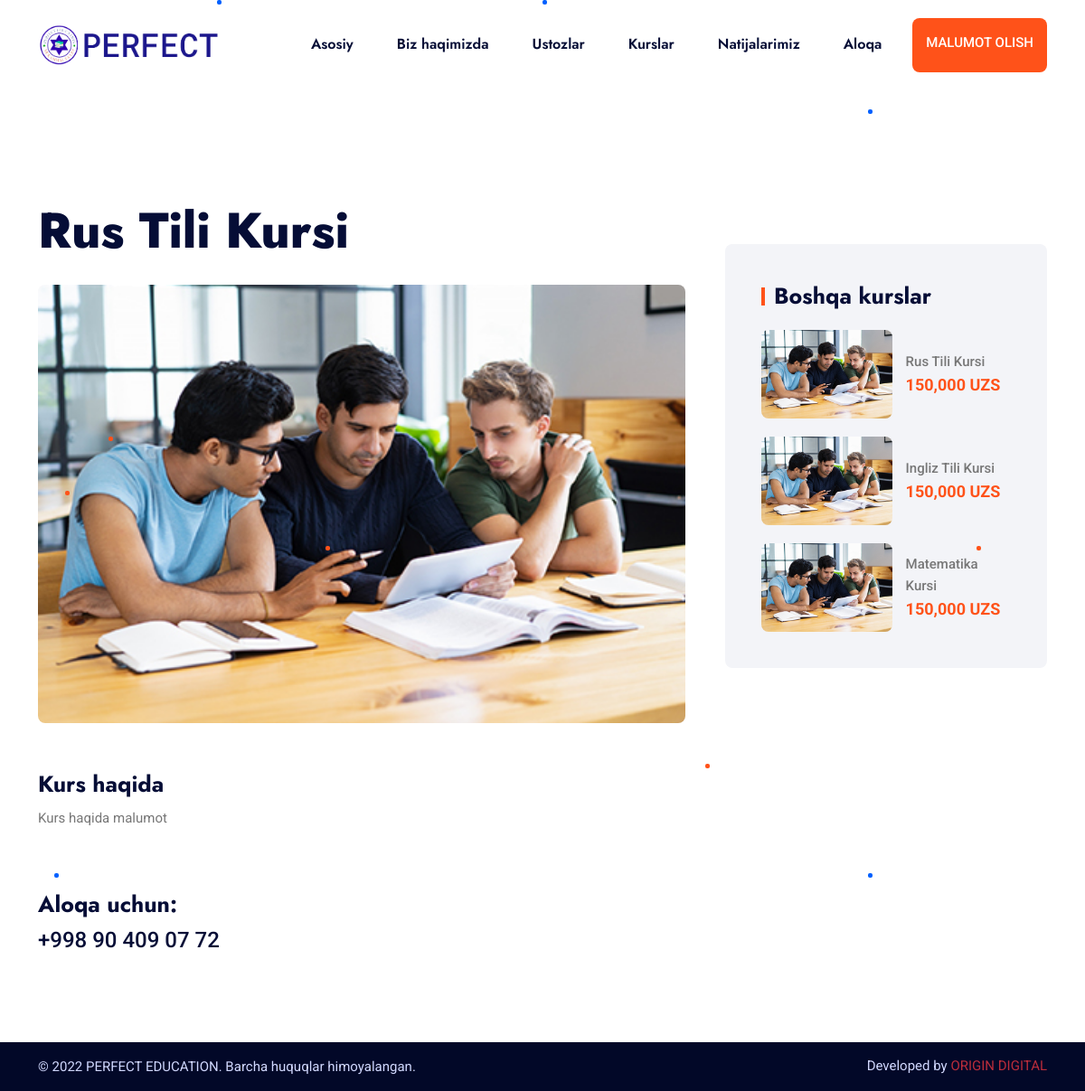
Screenshot of /course-detail/2/ with the database file from the repository.
### home/models.py (models this page shows, shortened)
class Logo(models.Model):
    title = models.CharField(default='PERFECT EDUCATION LOGO', max_length=300)
    image = models.ImageField(upload_to='images/logo/')
    favicon = models.ImageField(upload_to='images/favicon/')
    class Meta:
        verbose_name = 'Site Logo'
        verbose_name_plural = 'Site Logo'

class Course(models.Model):
    title = models.CharField(max_length=600)
    teacher = models.ForeignKey(Teacher, on_delete=models.CASCADE, related_name='teacher')
    image = models.ImageField(upload_to='images/courses/')
    price = models.IntegerField(default=0)
    about = RichTextField()
    def price_intcomma(self):
        return f"{self.price:,}"
    class Meta:
        verbose_name = 'Kurslar'
        verbose_name_plural = 'Kurslar'

class TopCourse(models.Model):
    courses = models.ForeignKey(Course, on_delete=models.CASCADE, related_name='mycourses')
    class Meta:
        verbose_name = 'Top Kurslar'
        verbose_name_plural = 'Top Kurslar'

### site_settings/models.py (models this page shows, shortened)
class ContactData(models.Model):
    address = models.TextField(max_length=600)
    email = models.CharField(max_length=600)
    phone = models.CharField(max_length=600)
    class Meta:
        verbose_name = 'Aloqa Malumotlari'
        verbose_name_plural = 'Aloqa Malumotlari'

### home/views.py (the view)
# urls.py: path('course-detail/<int:id>/', views.course_detail, name='course-detail'),
def course_detail(request, id):
    course = Course.objects.get(id=id)
    other_courses = TopCourse.objects.all().order_by('?')[:3]
    context = {
        'course': course,
        'other': other_courses
    }
    return render(request, 'pages/course_detail.html', context)

### home/context.py (called while the page is built)
def site_logo(request):
    logo_site = Logo.objects.last()
    context = {
        'logo_site': logo_site
    }
    return context

def teacher_view(request):
    my_teacher = Teacher.objects.all()
    context = {
        'my_teacher': my_teacher
    }
    return context

def current_date(request):
    now = date.today()
    now_year = now.strftime("%Y")
    context = {
        'now_year': now_year
    }
    return context

def home_screen_view(request):
    home_screen = HomeScreen.objects.last()
    context = {
        'home_screen': home_screen
    }
    return context

def about_view(request):
    about = About.objects.last()
    context = {
        'about': about
    }
    return context

def contact_data_view(request):
    contact_data = ContactData.objects.last()
    context = {
        'contact_data': contact_data
    }
    return context

### home/templates/pages/course_detail.html (shortened to what this page needs)
{% extends 'pages/base.html' %}
{% load static %}
{% block content %}
    <section style="margin-top: 100px;" class="main-course-detail-in">
        <div class="container">
            <div class="row">
                <div class="col-xl-8 col-lg-7">
                    <div class="course-detail-box">
                        <h2 style="margin-bottom: -50px;" class="h2-title">{{ course.title }}</h2>
                        <div class="course-detail-img wow fadeInUp animated" data-wow-delay=".4s">
                            <img src="{{ course.image.url }}" alt="course">
                        </div>
                        <h3 class="h3-title">Kurs haqida</h3>
                        {{ course.about|safe }}
                        <div class="course-detail-share">
                            <h3 class="h3-title">Aloqa uchun:</h3>
                            <h4>{{ contact_data.phone }}</h4>
                        </div>
                    </div>
                </div>
                <div class="col-xl-4 col-lg-5">
                    <div class="course-detail-sidebar">
                        <div class="recent-course-box">
                            <div class="courses-sidebar-title">
                                <div class="sidebar-title-line"></div>
                                <h3 class="h3-title">Boshqa kurslar</h3>
                            </div>
                            <ul>
                                {% for rs in other %}
                                    <li>
                                        <div class="recent-course-img">
                                            <a href="{% url 'course-detail' rs.courses.id %}"><img style="width: 200px;" src="{{ rs.courses.image.url }}" alt="{{ rs.courses.title }}"></a>
                                        </div>
                                        <div class="recent-course-text">
                                            <a href="{% url 'course-detail' rs.courses.id %}"><p>{{ rs.courses.title }}</p></a>
                                            <span>{{ rs.courses.price_intcomma }} UZS</span>
                                        </div>
                                    </li>
                                {% endfor %}
                            </ul>
                        </div>
                    </div>
                </div>
            </div>
        </div>
    </section>
{% endblock %}

### home/templates/components/header.html (shortened to what this page needs)
{% load static %}
<header class="site-header">
    <div class="header-bottom">
        <div class="container">
            <div class="row align-items-center">
                <div class="col-lg-3">
                    <div class="site-branding">
                        <a href="{% url 'index' %}" title="Educater">
                            <img style="width: 200px" src="{{ logo_site.image.url }}" alt="Logo">
                        </a>
                    </div>
                </div>
                <div class="col-lg-9">
                    <div class="header-menu">
                        <nav class="main-navigation">
                            <ul class="menu">
                                <li {% if request.path == '/' or request.path == '' %}class="active"{% endif %}><a href="{% url 'index' %}">Asosiy</a></li>
                                <li {% if request.path == '/about/' or request.path == '/about' %}class="active"{% endif %}><a href="{% url 'about' %}">Biz haqimizda</a></li>
                                <li {% if request.path == '/teachers/' or request.path == '/teachers' %}class="active"{% endif %}><a href="{% url 'teachers' %}">Ustozlar</a></li>
                                <li {% if request.path == '/courses/' or request.path == '/courses' %}class="active"{% endif %}><a href="{% url 'courses' %}">Kurslar</a></li>
                                <li {% if request.path == '/results/' or request.path == '/results' %}class="active"{% endif %}><a href="{% url 'results' %}">Natijalarimiz</a></li>
                                <li {% if request.path == '/contact/' or request.path == '/contact' %}class="active"{% endif %}><a href="{% url 'contact' %}">Aloqa</a></li>
                            </ul>
                        </nav>
                        <div class="header-btn">
                            <a href="{% url 'contact' %}" class="sec-btn">Malumot olish</a>
                        </div>
                    </div>
                </div>
            </div>
        </div>
    </div>
</header>

### rows the page displays
Logo: image (picture)
Course: title "Rus Tili Kursi", image (picture), about "Kurs haqida malumot"
ContactData: phone "+998 90 409 07 72"
TopCourse: courses.image (picture), courses "Rus Tili Kursi", courses.price_intcomma "150,000"
TopCourse: courses.image (picture), courses "Ingliz Tili Kursi", courses.price_intcomma "150,000"
TopCourse: courses.image (picture), courses "Matematika Kursi", courses.price_intcomma "150,000"
